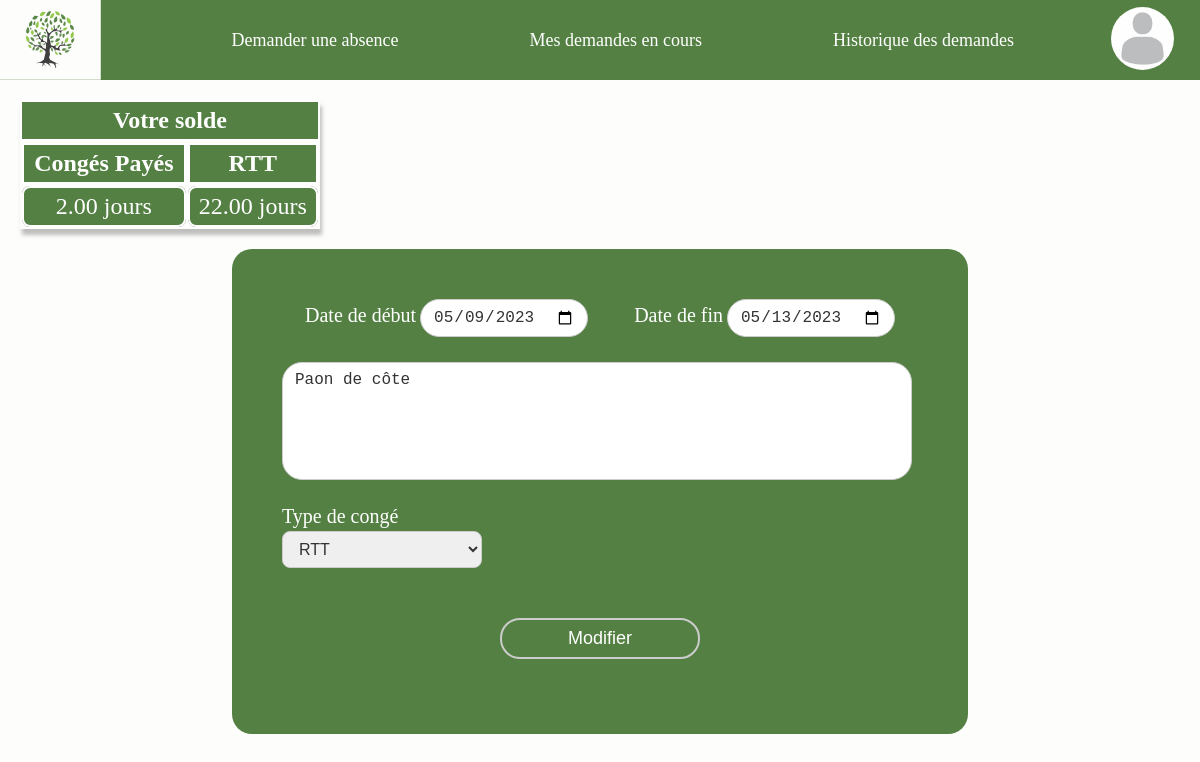
Page /pages/edition_demande.php?id=117 (signed in) on the committed database.
### tables this page shows
CREATE TABLE `CONGE` (
  `MATRICULE` varchar(5) NOT NULL,
  `ID_TYPE_CONGE` int(11) NOT NULL,
  `CONGE_RESTANT` decimal(10,2) DEFAULT NULL,
  `CONGE_ACQUIS` decimal(10,2) DEFAULT NULL,
  `ANNEE` year(4) DEFAULT NULL
);

CREATE TABLE `DEMANDE_CONGE` (
  `ID_DEMANDE_CONGE` int(5) NOT NULL,
  `MATRICULE` varchar(5) NOT NULL,
  `DATE_DEMANDE` date NOT NULL,
  `DATE_DEBUT` date NOT NULL,
  `DATE_FIN` date NOT NULL,
  `MOTIF_DEMANDE` varchar(255) NOT NULL,
  `MOTIF_DECISION` varchar(255) DEFAULT NULL,
  `STATUT_DEMANDE_CONGE` int(2) NOT NULL,
  `TYPE_CONGE_DEMANDE` int(2) NOT NULL,
  `VALIDATEUR` varchar(5) DEFAULT NULL
);

### models/req_edition.php (the view, shortened to what this page needs)
<?php
$matricule = $_SESSION['matricule'];
$id = $_GET['id'];
include('connexion_serveur.php');
$req = ('SELECT ID_TYPE_CONGE, ID_DEMANDE_CONGE, MATRICULE, DATE_DEBUT, DATE_FIN,MOTIF_DEMANDE, TYPE_CONGE_DEMANDE, NOM_TYPE_CONGE, MOTIF_DEMANDE FROM DEMANDE_CONGE
 INNER JOIN TYPE_CONGE ON DEMANDE_CONGE.TYPE_CONGE_DEMANDE=TYPE_CONGE.ID_TYPE_CONGE WHERE MATRICULE = :matricule
  AND ID_DEMANDE_CONGE = :id');
$query = $db->prepare($req);
$query->bindValue(':matricule', $matricule, PDO::PARAM_STR);
$query->bindValue(':id', $id, PDO::PARAM_STR);
$query->execute();
$donnees = $query->fetch();
?>
<form action="" method="POST" class="form_edition">
    <div class="form_edition_dates">
        <section>
            <label for="date_debut" class="form_label">Date de début</label>
            <input type="date" name="date_debut" id="date_debut" value="<?php echo $donnees['DATE_DEBUT']; ?>">
        </section>
        <section>
            <label for="date_fin" class="form_label">Date de fin</label>
            <input type="date" name="date_fin" id="date_fin" value="<?php echo $donnees['DATE_FIN']; ?>">
        </section>
    </div>
    <textarea name="motif" id="motif" cols="30" rows="10" placeholder="Motif"><?php echo $donnees['MOTIF_DEMANDE']; ?></textarea>
    <label for="type_conge" class="form_label">Type de congé</label>
    <select name="type_conge" id="type_conge">
        <?php
        if ($donnees['TYPE_CONGE_DEMANDE'] == 2) {
            echo '<option value="1" selected>RTT</option>';
        } else {
            echo '<option value="1">RTT</option>';
            echo '<option value="2" selected>Congé payé</option>';
        }
        ?>
    </select>
    <button type="submit" value="Modifier" class="btn_edit_modif">Modifier</button>
</form>

### models/req_solde.php
<?php
include 'connexion_serveur.php';
$matricule = $_SESSION['matricule'];
$sql = "SELECT * FROM CONGE WHERE MATRICULE = :matricule";
$query = $db->prepare($sql);
$query->bindValue(':matricule', $matricule, PDO::PARAM_STR);
$query->execute();
$result = $query->fetchAll();
echo '<h2>Votre solde</h2>';
echo '<table class="tab_accueil">';
echo '<tr>';
echo '<th class="tab_accueil_nom">Congés Payés</th>';
echo '<th class="tab_accueil_nom">RTT</th>';
echo '</tr>';
echo '<tr>';
echo '<td class="tab_accueil_values">' . $result[0]['CONGE_RESTANT'] . ' jours</td>';
echo '<td class="tab_accueil_values">' . $result[1]['CONGE_RESTANT'] . ' jours</td>';
echo '</tr>';
echo '</table>';

### publics/css/style.css (style rules this page uses)
body { margin: 0; padding: 0; background-color: rgb(253, 253, 252); height: 90vh; }
tbody>tr, tbody>tr>td, .tab_nom { border-radius: 8px; padding: 10px; background-color: #548043; color: white; padding: 8px; font-size: x-large; }
.tab_accueil_nom, .tab_accueil_values { text-align: center; font-size: x-large; margin: 0; padding: 0; background-color: #548043; border: white solid 2px; color: white; padding: 5px; }
.tab_accueil { width: 100%; }
.soldes>h2, .derniers_conges_demandes>h2, .historique>h2 { background-color: #548043; color: white; padding: 5px; margin: 0; text-align: center; border: solid 2px white; }
#date_debut, #date_fin, input[type="date"] { border: 1px solid #ccc; border-radius: 20px; color: #333; font-size: 16px; padding: 8px 12px; }
#motif { resize: none; border: 1px solid #ccc; border-radius: 20px; color: #333; font-size: 16px; padding: 8px 12px; width: 95%; height: 100px; margin: 25px 0; }
.form_edition { display: flex; flex-direction: column; width: 636px; background-color: #548043; border-radius: 20px; padding: 50px; }
.form_edition_dates { display: flex; justify-content: space-around; }
.form_edition>select { border: 1px solid #ccc; border-radius: 8px; color: #333; font-size: 16px; padding: 8px 12px; width: 200px; margin: 3px 0 25px 0; }
.btn_edit_modif { border: 2px solid #ccc; border-radius: 20px; color: #333; font-size: 18px; padding: 8px 12px; width: 200px; margin: 25px 0; background-color: #548043; color: white; transition: transform 1s ease; align-self: center; }
.form_label { color: white; font-size: 20px; }

### rows in the picture
conge: CONGE_RESTANT "2.00"
conge: CONGE_RESTANT "22.00"
demande_conge: date_debut "05/09/2023", date_fin "05/13/2023", motif "Paon de côte", type_conge "RTT"
